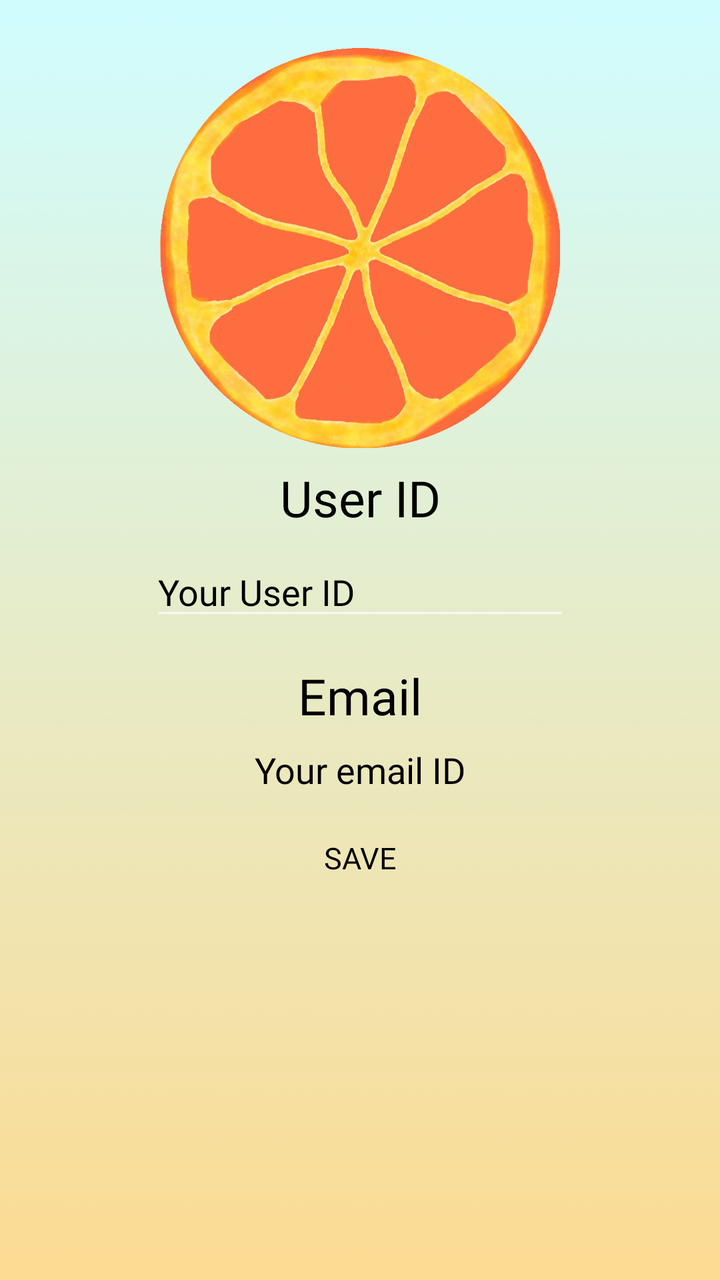
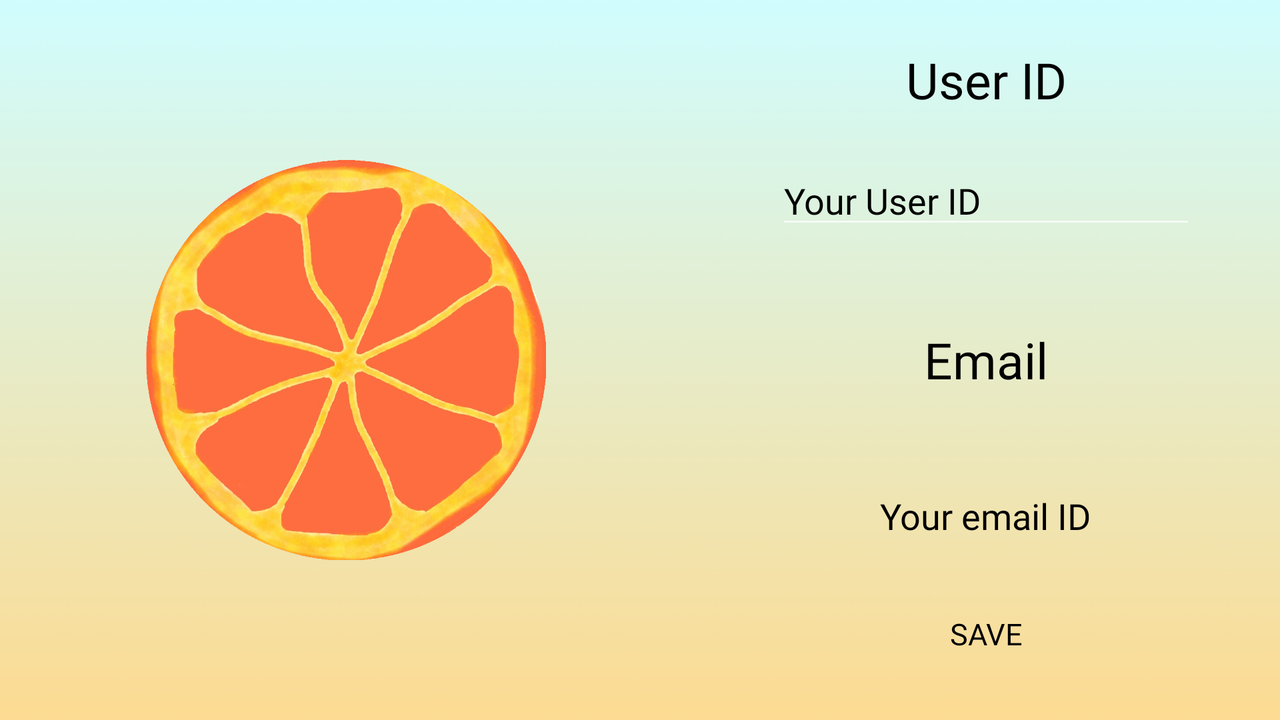

The same Android screen from two of the app's own layout files: first res/layout/ as a phone draws it, then the repository's variant for another configuration, drawn on a device whose configuration selects that folder. Both files follow.
<!-- AndroidManifest.xml: application theme AppTheme -->
<!-- res/layout/content_edit_profile.xml -->
<?xml version="1.0" encoding="utf-8"?>
<android.support.constraint.ConstraintLayout xmlns:android="http://schemas.android.com/apk/res/android"
    xmlns:app="http://schemas.android.com/apk/res-auto"
    xmlns:tools="http://schemas.android.com/tools"
    android:layout_width="match_parent"
    android:layout_height="match_parent"
    android:background="@drawable/background"
    app:layout_behavior="@string/appbar_scrolling_view_behavior"
    tools:context=".EditProfile"
    tools:showIn="@layout/app_bar_edit_profile">

    <TextView
        android:id="@+id/userIDTextView"
        android:layout_width="match_parent"
        android:layout_height="wrap_content"
        android:layout_marginEnd="8dp"
        android:layout_marginStart="8dp"
        android:layout_marginTop="8dp"
        android:fontFamily="@font/cagliostro"
        android:text="@string/useridTextView"
        android:textAlignment="center"
        android:textColor="@android:color/black"
        android:textSize="25sp"
        app:layout_constraintEnd_toEndOf="@+id/editProfileLogo"
        app:layout_constraintStart_toStartOf="@+id/editProfileLogo"
        app:layout_constraintTop_toBottomOf="@+id/editProfileLogo" />

    <ImageView
        android:id="@+id/editProfileLogo"
        android:layout_width="200dp"
        android:layout_height="200dp"
        android:layout_marginEnd="8dp"
        android:layout_marginStart="8dp"
        android:layout_marginTop="24dp"
        android:contentDescription="@string/logo"
        app:layout_constraintEnd_toEndOf="parent"
        app:layout_constraintStart_toStartOf="parent"
        app:layout_constraintTop_toTopOf="parent"
        app:srcCompat="@drawable/logo" />

    <EditText
        android:id="@+id/editUserID"
        android:layout_width="wrap_content"
        android:layout_height="wrap_content"
        android:layout_marginTop="8dp"
        android:ems="10"
        android:fontFamily="@font/cagliostro"
        android:hint="@string/userid"
        android:inputType="textPersonName"
        android:textColor="@android:color/black"
        android:textColorHint="@android:color/black"
        app:layout_constraintEnd_toEndOf="@+id/userIDTextView"
        app:layout_constraintStart_toStartOf="@+id/userIDTextView"
        app:layout_constraintTop_toBottomOf="@+id/userIDTextView" />

    <TextView
        android:id="@+id/emailid"
        android:layout_width="match_parent"
        android:layout_height="wrap_content"
        android:layout_marginEnd="8dp"
        android:layout_marginStart="8dp"
        android:layout_marginTop="16dp"
        android:fontFamily="@font/cagliostro"
        android:text="@string/emailid"
        android:textAlignment="center"
        android:textColor="@android:color/black"
        android:textSize="25sp"
        app:layout_constraintEnd_toEndOf="@+id/userIDTextView"
        app:layout_constraintStart_toStartOf="@+id/userIDTextView"
        app:layout_constraintTop_toBottomOf="@+id/editUserID" />

    <TextView
        android:id="@+id/viewEmailId"
        android:layout_width="wrap_content"
        android:layout_height="wrap_content"
        android:layout_marginEnd="8dp"
        android:layout_marginStart="8dp"
        android:layout_marginTop="8dp"
        android:fontFamily="@font/cagliostro"
        android:text="@string/editemailid"
        android:textColor="@android:color/black"
        android:textSize="18sp"
        app:layout_constraintEnd_toEndOf="@+id/editUserID"
        app:layout_constraintStart_toStartOf="@+id/editUserID"
        app:layout_constraintTop_toBottomOf="@+id/emailid" />

    <Button
        android:id="@+id/saveProfile"
        android:layout_width="wrap_content"
        android:layout_height="wrap_content"
        android:layout_marginEnd="8dp"
        android:layout_marginStart="8dp"
        android:layout_marginTop="8dp"
        android:background="@drawable/side_nav_bar"
        android:fontFamily="@font/cagliostro"
        android:text="@string/save"
        android:textAlignment="center"
        android:textColor="@android:color/black"
        android:textSize="15sp"
        app:layout_constraintEnd_toEndOf="@+id/emailid"
        app:layout_constraintStart_toStartOf="@+id/emailid"
        app:layout_constraintTop_toBottomOf="@+id/viewEmailId" />

</android.support.constraint.ConstraintLayout>
<!-- resources referenced by this layout -->
<resources>
  <!-- drawable background: png bitmap (drawable, 126099 bytes) -->
  <!-- drawable logo: png bitmap (drawable, 229807 bytes) -->
  <string name="editemailid">Your email ID</string>
  <string name="emailid">Email</string>
  <string name="logo">Localvore Logo</string>
  <string name="save">Save</string>
  <string name="userid">Your User ID</string>
  <string name="useridTextView">User ID</string>
  <!-- from res/values-v21/ -->
  <style name="AppTheme" parent="Theme.AppCompat.NoActionBar">
          
          <item name="colorPrimaryDark">?android:attr/colorButtonNormal</item>
          <item name="android:colorBackground">@android:color/background_light</item>
          <item name="android:windowBackground">@color/colorPrimary</item>
          <item name="android:navigationBarColor">@color/colorPrimary</item>
      </style>
  <color name="colorPrimary">#4bd1b6</color>
</resources>
<!-- res/layout-land/content_edit_profile.xml (the repository's variant of the layout above) -->
<!-- drawn on the phone turned sideways -->
<?xml version="1.0" encoding="utf-8"?>
<android.support.constraint.ConstraintLayout xmlns:android="http://schemas.android.com/apk/res/android"
    xmlns:app="http://schemas.android.com/apk/res-auto"
    xmlns:tools="http://schemas.android.com/tools"
    android:layout_width="match_parent"
    android:layout_height="match_parent"
    android:background="@drawable/background"
    app:layout_behavior="@string/appbar_scrolling_view_behavior"
    tools:context=".EditProfile"
    tools:showIn="@layout/app_bar_edit_profile">

    <RelativeLayout
        android:layout_width="296dp"
        android:layout_height="match_parent"
        app:layout_constraintBottom_toBottomOf="parent"
        app:layout_constraintEnd_toStartOf="@+id/relativeLayout2"
        app:layout_constraintStart_toStartOf="parent"
        app:layout_constraintTop_toTopOf="parent">

        <ImageView
            android:id="@+id/editProfileLogo"
            android:layout_width="200dp"
            android:layout_height="200dp"
            android:layout_centerInParent="true"
            android:contentDescription="@string/logo"
            app:layout_constraintEnd_toEndOf="parent"
            app:layout_constraintStart_toStartOf="parent"
            app:layout_constraintTop_toTopOf="parent"
            app:srcCompat="@drawable/logo" />
    </RelativeLayout>

    <RelativeLayout
        android:id="@+id/relativeLayout2"
        android:layout_width="294dp"
        android:layout_height="match_parent"
        app:layout_constraintBottom_toBottomOf="parent"
        app:layout_constraintEnd_toEndOf="parent"
        app:layout_constraintTop_toTopOf="parent">

        <TextView
            android:id="@+id/userIDTextView"
            android:layout_width="match_parent"
            android:layout_height="wrap_content"
            android:layout_alignParentStart="true"
            android:layout_alignParentTop="true"
            android:layout_marginTop="23dp"
            android:fontFamily="@font/cagliostro"
            android:text="@string/useridTextView"
            android:textAlignment="center"
            android:textColor="@android:color/black"
            android:textSize="25sp" />

        <EditText
            android:id="@+id/editUserID"
            android:layout_width="wrap_content"
            android:layout_height="wrap_content"
            android:layout_alignParentTop="true"
            android:layout_centerHorizontal="true"
            android:layout_marginTop="78dp"
            android:ems="10"
            android:fontFamily="@font/cagliostro"
            android:hint="@string/userid"
            android:inputType="textPersonName"
            android:textColor="@android:color/black"
            android:textColorHint="@android:color/black"
            app:layout_constraintEnd_toEndOf="@+id/userIDTextView"
            app:layout_constraintStart_toStartOf="@+id/userIDTextView"
            app:layout_constraintTop_toBottomOf="@+id/userIDTextView" />

        <TextView
            android:id="@+id/emailid"
            android:layout_width="match_parent"
            android:layout_height="wrap_content"
            android:layout_centerVertical="true"
            android:fontFamily="@font/cagliostro"
            android:text="@string/emailid"
            android:textAlignment="center"
            android:textColor="@android:color/black"
            android:textSize="25sp"
            app:layout_constraintEnd_toEndOf="@+id/userIDTextView"
            app:layout_constraintStart_toStartOf="@+id/userIDTextView"
            app:layout_constraintTop_toBottomOf="@+id/editUserID" />

        <TextView
            android:id="@+id/viewEmailId"
            android:layout_width="wrap_content"
            android:layout_height="wrap_content"
            android:layout_alignParentBottom="true"
            android:layout_centerHorizontal="true"
            android:layout_marginBottom="90dp"
            android:fontFamily="@font/cagliostro"
            android:text="@string/editemailid"
            android:textColor="@android:color/black"
            android:textSize="18sp"
            app:layout_constraintEnd_toEndOf="@+id/editUserID"
            app:layout_constraintStart_toStartOf="@+id/editUserID"
            app:layout_constraintTop_toBottomOf="@+id/emailid" />

        <Button
            android:id="@+id/saveProfile"
            android:layout_width="wrap_content"
            android:layout_height="wrap_content"
            android:layout_alignParentBottom="true"
            android:layout_centerHorizontal="true"
            android:layout_marginBottom="19dp"
            android:background="@drawable/side_nav_bar"
            android:fontFamily="@font/cagliostro"
            android:text="@string/save"
            android:textAlignment="center"
            android:textColor="@android:color/black"
            android:textSize="15sp" />
    </RelativeLayout>

    <android.support.constraint.Guideline
        android:id="@+id/guideline2"
        android:layout_width="wrap_content"
        android:layout_height="wrap_content"
        android:orientation="vertical"
        app:layout_constraintGuide_percent="0.5" />

</android.support.constraint.ConstraintLayout>
